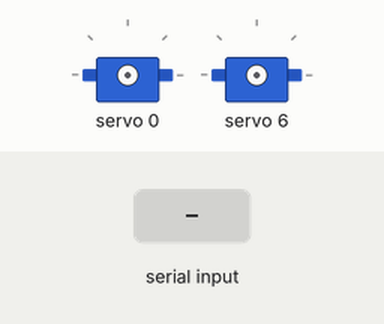
The program below on a simulated ESP32-S3. Parts: 2 × servo. The inputs (shaded band) are chosen by the test bench. What the program prints to the serial monitor is not drawn.

Above: at 1.5 s.
1.6 s: "+\n" received over Serial
3.1 s: "b\n" received over Serial
4.6 s: "t90\n" received over Serial
At 5.8 s:
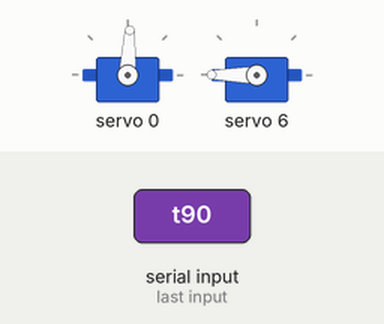
6.1 s: "g90\n" received over Serial
At 7.0 s:
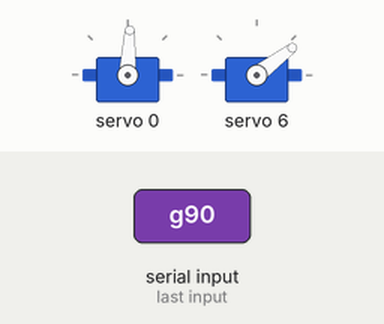
7.6 s: "-\n" received over Serial
At 8.2 s:
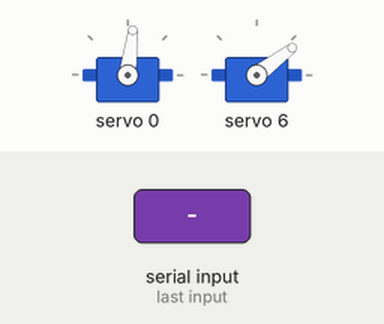
Timing chart, 0 to 10.6 s (numbered marks = the images above; inputs shaded):
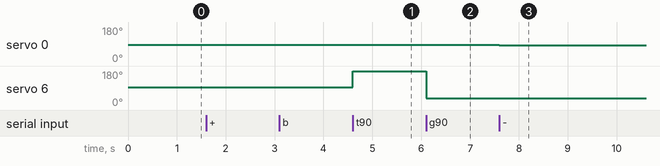

The program:

main.cpp
```cpp
/**
 * RMAGC · 通道识别固件（identify）
 *
 * 解决什么问题：
 *   全拆重装之后，7 个舵机插回 PCA9685 时「不确定哪个插在哪个通道」。
 *   主固件的 setup() 里有 resetAll()，一上电就把所有已插舵机拽向 HOME 角 ——
 *   插错通道的舵机会朝别人的角度冲，可能顶死、憋坏。
 *
 * 本固件的做法：
 *   1. 上电**不做任何归位**，所有通道默认无脉冲 → 舵机是松的（limp），不会自己动；
 *   2. 用串口选中某个通道，再显式激活它，这个通道才开始输出；
 *   3. 因此可以「插一个、试一个、记一个」，全程没有意外动作。
 *
 * 烧录：pio run -d code_v0.2/identify -t upload
 * 串口：115200，命令见下发 help 文本（上电时会打印）
 *
 * 与主固件的对应关系（code_v0.1/firmware/src/config.h）：
 *   CH0 CH_BASE / CH1 CH_SHOULDER / CH2 CH_ELBOW / CH3 CH_WRIST
 *   CH4 CH_GRIPPER / CH5 CH_WRIST_ROT / CH6 SLIDE_CH（连续旋转，用 ±脉宽驱动）
 */

#include <Arduino.h>
#include <Wire.h>
#include <Adafruit_PWMServoDriver.h>

// ==================== 与 config.h 保持一致 ====================
#define I2C_SDA       2
#define I2C_SCL       1
#define PCA9685_ADDR  0x40
#define SERVO_FREQ    50
#define SERVOMIN      102     // ~0.5 ms
#define SERVOMAX      594     // ~2.9 ms
#define CH_COUNT      7
#define SLIDE_CH      6
#define SLIDE_STOP    310
#define SLIDE_FORWARD 520
#define SLIDE_REVERSE 190
#define STEP_DEG      5

Adafruit_PWMServoDriver pwm = Adafruit_PWMServoDriver(PCA9685_ADDR);

// 中位 90°，但**只有被激活过的通道才真正输出**
int  angle[CH_COUNT]   = {90, 90, 90, 90, 90, 90, 90};
bool touched[CH_COUNT] = {false, false, false, false, false, false, false};

int sel = 0;              // 当前选中的通道
bool pca_ok = false;

// ==================== 基础 ====================
int angleToPWM(int a) {
  return constrain(map(a, 0, 240, SERVOMIN, SERVOMAX), SERVOMIN, SERVOMAX);
}

void releaseChannel(int ch) {
  pwm.setPWM(ch, 0, 4096);   // full-off：不输出脉冲，舵机松
  touched[ch] = false;
}

void applyChannel(int ch) {
  if (ch == SLIDE_CH) return;   // 滑轨用 t/g/b，不按角度走
  pwm.setPWM(ch, 0, angleToPWM(angle[ch]));
  touched[ch] = true;
}

void setSlide(int ticks) {
  pwm.setPWM(SLIDE_CH, 0, ticks);
  touched[SLIDE_CH] = true;
}

void printStatus() {
  Serial.println();
  Serial.print("PCA9685 @0x40 : "); Serial.println(pca_ok ? "OK" : "NOT FOUND");
  for (int i = 0; i < CH_COUNT; i++) {
    Serial.print("  CH"); Serial.print(i);
    Serial.print(i == sel ? " *" : "  ");
    if (i == SLIDE_CH) {
      Serial.println(touched[i] ? "  SLIDE (有输出)" : "  SLIDE (未激活/松)");
    } else {
      Serial.print("  ");
      Serial.print(angle[i]); Serial.print("°  ");
      Serial.println(touched[i] ? "有输出" : "未激活/松");
    }
  }
  Serial.print("当前选中：CH"); Serial.println(sel);
}

void printHelp() {
  Serial.println();
  Serial.println("========== RMAGC identify v1 ==========");
  Serial.println("上电不归位，舵机默认是松的。插一个舵机，选中它所在的通道，再激活。");
  Serial.println("  0-6  选中通道（0..5 关节，6 滑轨）");
  Serial.println("  + / - 选中通道 ±5°（首次按下时会先输出，舵机此时才动）");
  Serial.println("  m     选中通道回中位 90°");
  Serial.println("  x     释放选中通道（停脉冲，舵机变松，可安全拔插）");
  Serial.println("  r     释放全部通道");
  Serial.println("  p     打印状态");
  Serial.println("  t / g / b   滑轨 前进 / 后退 / 停（只对 CH6）");
  Serial.println("  ?     再打印本帮助");
  Serial.println("=======================================");
}

// ==================== I2C 自检 ====================
bool scanPCA() {
  Wire.beginTransmission(PCA9685_ADDR);
  return Wire.endTransmission() == 0;
}

// ==================== 命令处理 ====================
void handleCmd(char c) {
  if (c >= '0' && c <= '6') {
    sel = c - '0';
    Serial.print(">> 选中 CH"); Serial.println(sel);
    if (sel == SLIDE_CH) Serial.println("   (滑轨：用 t 前进 / g 后退 / b 停)");
    return;
  }

  if (c == '+') {
    if (sel == SLIDE_CH) { Serial.println(">> CH6 是连续旋转，用 t/g/b"); return; }
    angle[sel] = constrain(angle[sel] + STEP_DEG, 0, 240);
    applyChannel(sel);
    Serial.print(">> CH"); Serial.print(sel); Serial.print(" → ");
    Serial.print(angle[sel]); Serial.println("°（看哪个关节在动，记下来）");
    return;
  }

  if (c == '-') {
    if (sel == SLIDE_CH) { Serial.println(">> CH6 是连续旋转，用 t/g/b"); return; }
    angle[sel] = constrain(angle[sel] - STEP_DEG, 0, 240);
    applyChannel(sel);
    Serial.print(">> CH"); Serial.print(sel); Serial.print(" → ");
    Serial.print(angle[sel]); Serial.println("°");
    return;
  }

  switch (c) {
    case 'm':
      if (sel == SLIDE_CH) { Serial.println(">> CH6 无中位概念"); break; }
      angle[sel] = 90;
      applyChannel(sel);
      Serial.print(">> CH"); Serial.print(sel); Serial.println(" 回中位 90°");
      break;

    case 'x':
      releaseChannel(sel);
      Serial.print(">> 已释放 CH"); Serial.print(sel);
      Serial.println("（现在可以安全拔插这个舵机）");
      break;

    case 'r':
      for (int i = 0; i < CH_COUNT; i++) releaseChannel(i);
      Serial.println(">> 全部通道已释放（所有舵机变松）");
      break;

    case 't': setSlide(SLIDE_FORWARD); Serial.println(">> 滑轨 前进"); break;
    case 'g': setSlide(SLIDE_REVERSE); Serial.println(">> 滑轨 后退"); break;
    case 'b': setSlide(SLIDE_STOP);    Serial.println(">> 滑轨 停");   break;

    case 'p': printStatus(); break;
    case '?': printHelp();   break;

    default: break;   // 换行/空格等忽略
  }
}

// ==================== setup / loop ====================
void setup() {
  Serial.begin(115200);
  delay(300);

  printHelp();

  Wire.begin(I2C_SDA, I2C_SCL);
  pca_ok = scanPCA();
  Serial.print("I2C 扫描 0x40 : ");
  Serial.println(pca_ok ? "找到" : "没找到（查 SDA/SCL 是否对调、VCC 是否有 3.3V、共地）");

  pwm.begin();
  pwm.setPWMFreq(SERVO_FREQ);
  delay(10);

  // ★ 关键：这里**没有** resetAll()。全部通道置为 full-off，舵机是松的。
  for (int i = 0; i < CH_COUNT; i++) releaseChannel(i);

  Serial.println("就绪：舵机全部松开，等你选中通道。");
  Serial.println("步骤：插 1 个舵机到 CH0 → 按 0 → 按 m → 看哪个关节动 → 填表 → 按 x 释放 → 换下一个");
  printStatus();
}

void loop() {
  if (Serial.available()) {
    char c = Serial.read();
    if (c != '\n' && c != '\r' && c != ' ') handleCmd(c);
  }
}
```

Measured:
- after the input at 4.6 s, servo 6: 94° → 180° at once
- after the input at 6.1 s, servo 6: 180° → 37° at once
- after the input at 7.6 s, servo 0: 87° → 83° at once
